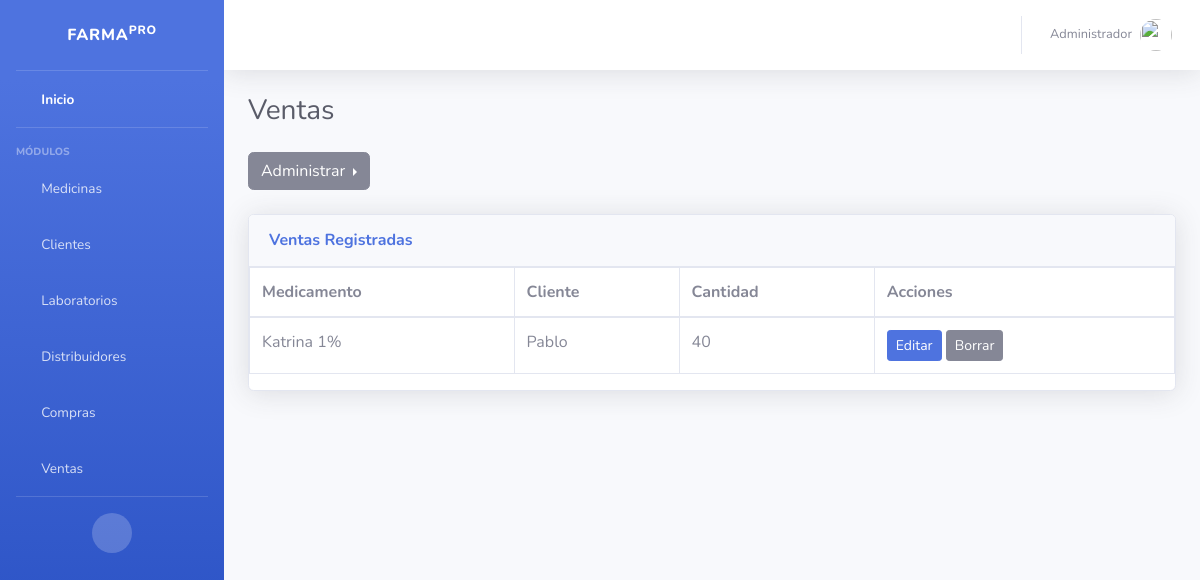
The app's page /salidas/, older data.
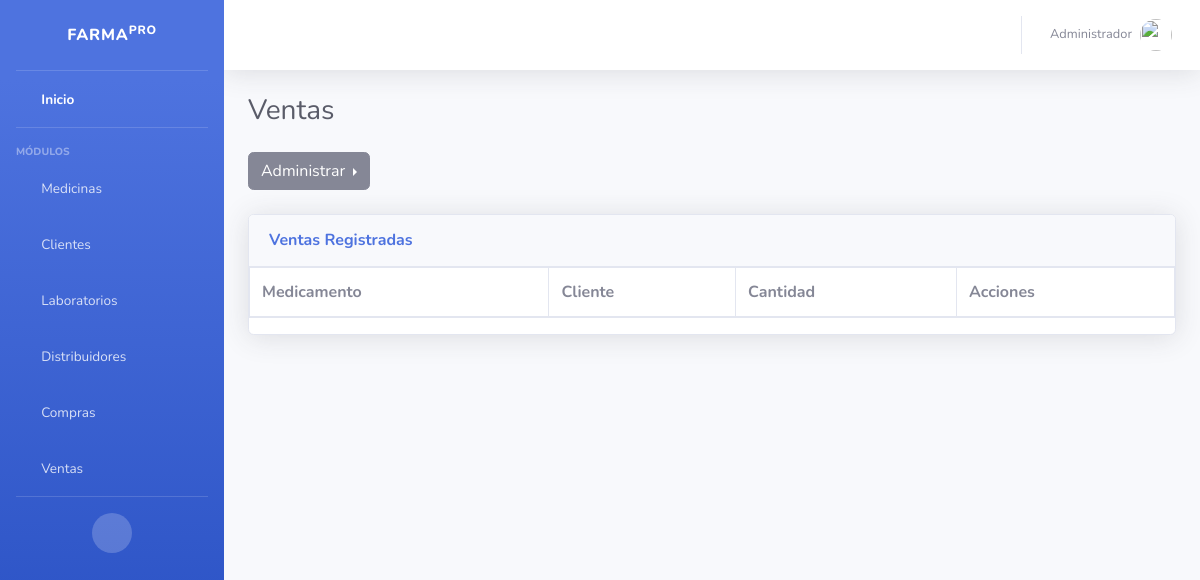
The same page, newer data.
### salidas/models.py (models this page shows)
class Salida(models.Model):
    updated = models.DateTimeField(auto_now = True)
    created = models.DateTimeField(auto_now_add = True)
    medicamento = models.ForeignKey(Medicina, on_delete = models.CASCADE, verbose_name="Medicamento")
    cliente = models.ForeignKey(Cliente, on_delete = models.CASCADE, verbose_name="Cliente")
    cantidad_venta = models.IntegerField (verbose_name="Cantidad")

### medicamentos/models.py (models this page shows)
class Medicina (models.Model):
    nombre_comercial = models.CharField(max_length=100, verbose_name="Nombre", blank=False, null=False, unique=True)
    dci = models.CharField(max_length=100, verbose_name="DCI", blank=False, null=False, unique=True)
    forma_farmaceutica = models.CharField(max_length=50, verbose_name="Forma Farmacéutica", blank=False, null=False)
    laboratorio = models.ForeignKey(Laboratorio,on_delete=models.CASCADE, verbose_name="Laboratorio")
    cantidad_unidades = models.IntegerField(verbose_name="Cantidad", blank=False, null=False )
    precio = models.DecimalField(max_digits = 5, decimal_places = 2,verbose_name="Precio Unidad", blank=False, null=False)
    fecha_ingreso = models.DateTimeField(auto_now_add=True, verbose_name="Fecha de Ingreso")
    fecha_expiracion = models.DateField(verbose_name="Fecha de Expiración", blank=False, null=False)
    fecha_modificacion = models.DateTimeField(auto_now=True, verbose_name="Última Modificación")
    class Meta:
        verbose_name = "Medicina"
        verbose_name_plural = "Medicinas"
    def __str__(self):
        return self.nombre_comercial #+ " con fecha: " + str(self.created) - Se muestra en la vista de Admin solo el atributo especificado

### clientes/models.py (models this page shows)
class Cliente(models.Model):
    cedula =  models.BigIntegerField(max_length = 10,  verbose_name="Cédula", blank=False, null=False)
    nombre_cliente = models.CharField(max_length = 50, verbose_name="Nombre",blank=False, null=False)
    apellido_cliente = models.CharField(max_length = 50, verbose_name="Apellido",blank=False, null=False)
    direccion_cliente = models.TextField(max_length = 50, verbose_name="Dirección",blank=False, null=False)
    ciudad_cliente = models.CharField(max_length = 20, verbose_name="Ciudad",blank=False, null=False)
    telefono_cliente =  models.BigIntegerField(max_length = 10,verbose_name="teléfono",blank=False, null=False)
    correo_cliente = models.EmailField(max_length = 50, verbose_name="Correo",blank=False, null=False)
    created = models.DateTimeField(auto_now_add = True)
    updated = models.DateTimeField(auto_now = True)
    class Meta:
        verbose_name = "Cliente"
        verbose_name_plural = "Clientes"
    def __str__(self):
        return self.nombre_cliente #+ " con fecha: " + str(self.created) - Se muestra en la vista de Admin solo el atributo especificado

### salidas/views.py (the view)
# urls.py: path("", SalidaListView.as_view(), name="salidas"),
class SalidaListView(ListView):
    model = Salida

### salidas/templates/salidas/salida_list.html
{% extends 'core/base.html' %}
{% block cabecera %}
Ventas
{% endblock %}
{% block pie %}
{% include 'salidas/salida_menu.html'%}
<div class="card shadow mb-4">
  <div class="card-header py-3">
      <h6 class="m-0 font-weight-bold text-primary">Ventas Registradas</h6>
  </div>
      <div class="table-responsive">
<table class="table table-bordered" id="dataTable" width="100%" cellspacing="0">
<thead>
    <tr>
      <th scope="col">Medicamento</th>
      <th scope="col">Cliente</th>
      <th scope="col">Cantidad</th>
      <th scope="col">Acciones</th>
    </tr>
  </thead>
    <tbody>
      {% for salida in object_list %}
    <tr>
      <td>{{salida.medicamento}}</td>
      <td>{{salida.cliente}}</td>
      <td>{{salida.cantidad_venta}}</td>
        <td>
          <a href="{% url 'salidas:update' salida.id %}" class="btn btn-sm btn-primary">Editar</a>
          <a href="{% url 'salidas:delete' salida.id %}" class="btn btn-secondary btn-sm">Borrar</a>
        </td>
    </tr>
    {% endfor %}
    </tbody>
</table>
{% endblock %}

Row changes from the older to the newer data that the page shows:
removed Salida: medicamento "Katrina 1%", cliente "Pablo", cantidad_venta "40"
